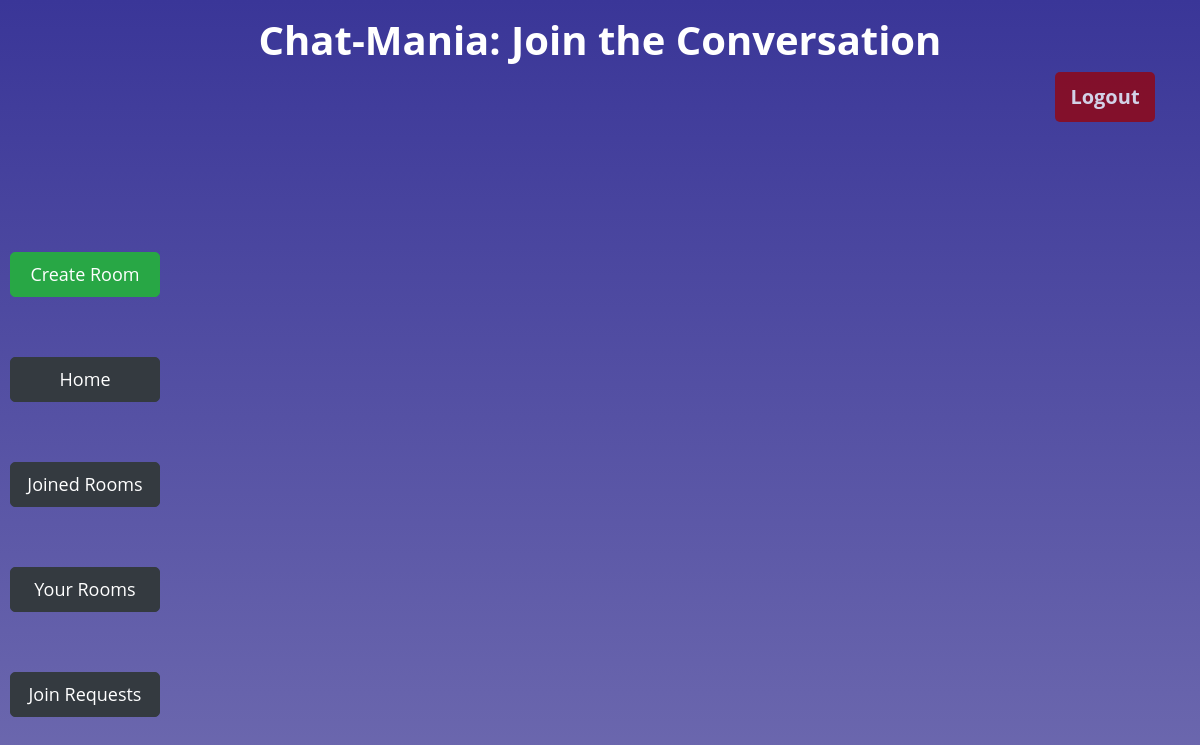
The page /requests (signed in) on the database as committed earlier.
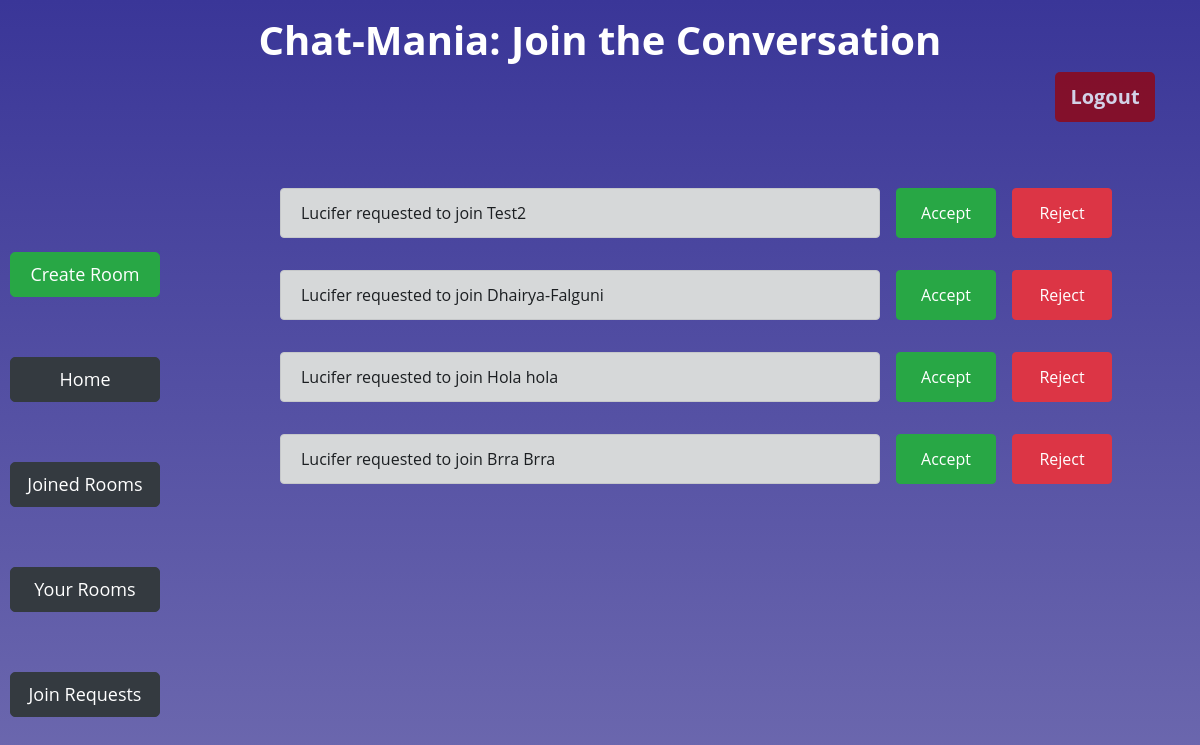
The same page on the database as committed later.
### app/models.py (models this page shows, shortened)
class JoinRequests(models.Model):
    user = models.ForeignKey(User, on_delete=models.CASCADE, related_name="get_users_requests")
    room = models.ForeignKey(Room, on_delete=models.CASCADE, related_name="get_rooms_requests")
    admin = models.ForeignKey(User, on_delete=models.CASCADE, related_name="get_admins_requests")
    def __str__(self):
        return f"{self.user.username} requested to join {self.room.name}"
    class Meta:
        unique_together = ['user', 'room', 'admin']

class User(AbstractUser):
    joinedRooms = models.IntegerField(default=0)
    createdRooms = models.IntegerField(default=0)

class Room(models.Model):
    name = models.CharField(max_length=64,unique=True)
    description = models.CharField(max_length=256)
    admin = models.ForeignKey(User, on_delete=models.CASCADE, related_name="get_admin")
    numberUsers = models.IntegerField(default=1)

### app/views.py (the view)
# urls.py: path('requests', views.join_requests, name='join_requests'),
@login_required(login_url="login")
def join_requests(request):
    requests = JoinRequests.objects.filter(admin=request.user)
    print(requests)
    return render(request, 'app/joinrequests.html', {
        'requests': requests
    })

### app/templates/app/joinrequests.html (shortened to what this page needs)
{% extends 'app/layout.html' %}
{% block body %}
    <div class="container">
        <div class="row">
            <div class="col-md-12 mt-3">
                <h1 class="text-center" style="font-weight: 700;">Chat-Mania: Join the Conversation</h1>
                <form action="{% url 'logout' %}" method="post">
                 <input type="submit" id="logout-btn" class="btn btn-danger float-right" style="border: none;" value="Logout">
                </form>
             </div>
         </div>
    </div>
    <div class="d-flex flex-row">
    <div class="btn-Cont d-flex flex-column justify-content-around">
        <a id="lbtn" href="{% url 'create' %}" class="btn  btn-success">Create Room</a>
        <a id="lbtn" href="{% url 'index' %}" class="btn  btn-dark">Home</a>
        <button id="lbtn" class="btn  btn-dark">Joined Rooms</button>
        <a id="lbtn" class="btn  btn-dark" href="{% url 'your_rooms' %}" >Your Rooms</a>
        <a id="lbtn" class="btn btn-dark" href="{% url 'join_requests' %}">Join Requests</a>
    </div>
     <div class="form-group" style="margin-left: 70px; margin-top: 50px;">
          {% for request in requests %}
          <div class="d-flex flex-row mt-3">
          <div class="alert alert-dark" role="alert" class="form-control" style="width: 600px;">
            {{request}}
          </div>
          <button class="btn btn-success ml-3" style="width: 100px; height: 50px;">Accept</button>
          <button class="btn btn-danger ml-3" style="width: 100px; height: 50px;">Reject</button>
          </div>
          {% endfor %}
     </div>
    </div>
{% endblock %}

Rows that differ between the two databases and show on the page:
added JoinRequests: user+room "Lucifer requested to join Test2"
added JoinRequests: user+room "Lucifer requested to join Dhairya-Falguni"
added JoinRequests: user+room "Lucifer requested to join Hola hola"
added JoinRequests: user+room "Lucifer requested to join Brra Brra"
